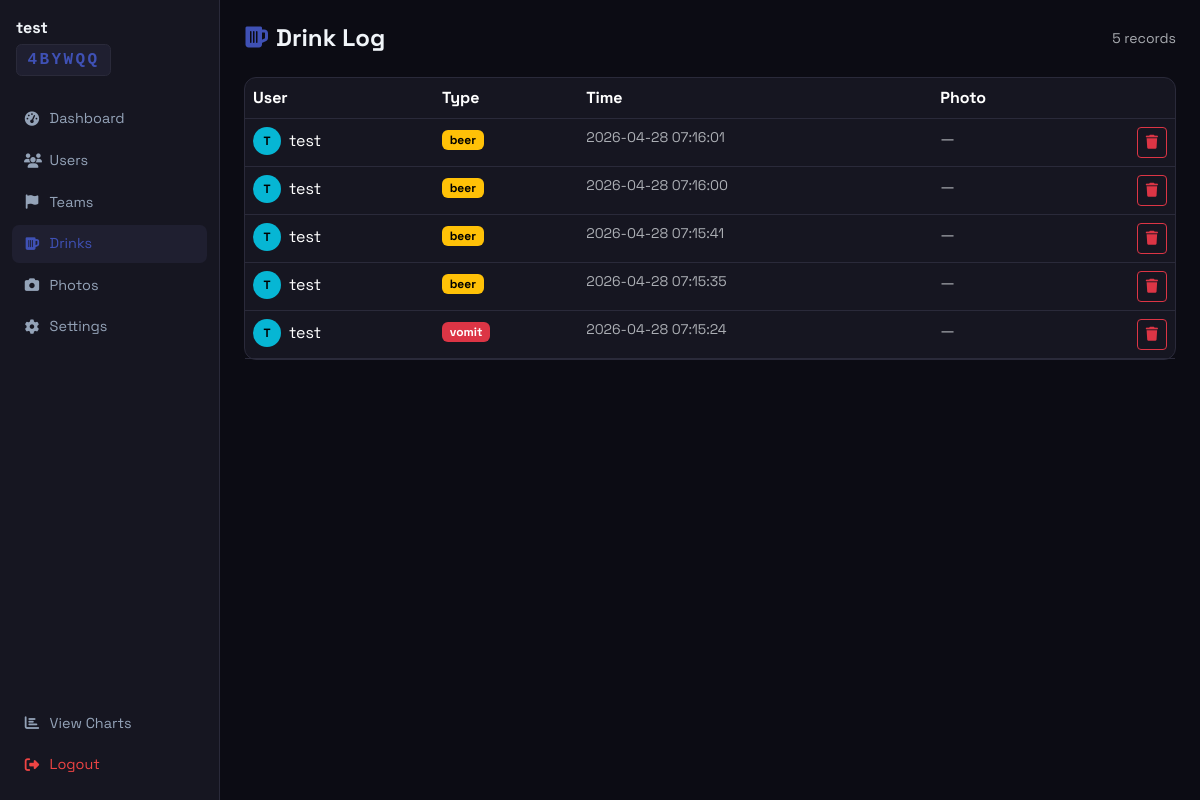
Screenshot of /admin/4BYWQQ/drinks (signed in) with the database file from the repository.
### models.py (models this page shows, shortened)
class DrinkSession(db.Model):
    __tablename__ = 'drink_session'
    id             = db.Column(db.Integer,    primary_key=True)
    code           = db.Column(db.String(6),  unique=True, nullable=False, index=True)
    name           = db.Column(db.String(100), nullable=False)
    chart_title    = db.Column(db.String(140), nullable=True)
    drink_label    = db.Column(db.String(60),  nullable=True)
    vomit_enabled  = db.Column(db.Boolean,    default=True, nullable=True)
    password_hash  = db.Column(db.String(256), nullable=False)
    is_open        = db.Column(db.Boolean,    default=True,  nullable=False)
    created_at     = db.Column(db.DateTime,   default=datetime.utcnow, nullable=False)
    users  = db.relationship('User',  back_populates='session', cascade='all, delete-orphan')
    teams  = db.relationship('Team',  back_populates='session', cascade='all, delete-orphan')
    drinks = db.relationship('Drink', back_populates='session', cascade='all, delete-orphan')

class User(db.Model):
    __tablename__ = 'user'
    id         = db.Column(db.String(36),  primary_key=True, default=lambda: str(uuid.uuid4()))
    session_id = db.Column(db.Integer,     db.ForeignKey('drink_session.id'), nullable=False)
    team_id    = db.Column(db.Integer,     db.ForeignKey('team.id'),          nullable=True)
    username   = db.Column(db.String(80),  nullable=False)
    color      = db.Column(db.String(7),   nullable=False, default='#3f51b5')
    joined_at  = db.Column(db.DateTime,    default=datetime.utcnow, nullable=False)
    session = db.relationship('DrinkSession', back_populates='users')
    team    = db.relationship('Team',         back_populates='users')
    drinks  = db.relationship('Drink',        back_populates='user', cascade='all, delete-orphan')

class Drink(db.Model):
    __tablename__ = 'drink'
    id         = db.Column(db.Integer,    primary_key=True)
    session_id = db.Column(db.Integer,    db.ForeignKey('drink_session.id'), nullable=False)
    user_id    = db.Column(db.String(36), db.ForeignKey('user.id'),          nullable=False)
    kind       = db.Column(db.String(6),  nullable=False)      # 'beer' | 'vomit'
    photo      = db.Column(db.String(200), nullable=True)      # filename, None if no selfie
    timestamp  = db.Column(db.DateTime,   default=datetime.utcnow, nullable=False)
    session = db.relationship('DrinkSession', back_populates='drinks')
    user    = db.relationship('User',         back_populates='drinks')
    __table_args__ = (
        db.Index('ix_drink_user_ts', 'user_id', 'timestamp'),
    )

### blueprints/admin.py (the view)
@admin_bp.route('/<code>/drinks')
@session_admin_required
def drinks(code):
    ds         = DrinkSession.query.filter_by(code=code).first()
    all_drinks = (Drink.query
                  .filter_by(session_id=ds.id)
                  .order_by(Drink.timestamp.desc())
                  .all())
    users_map  = {u.id: u for u in User.query.filter_by(session_id=ds.id).all()}
    return render_template('admin/drinks.html', ds=ds, drinks=all_drinks, users_map=users_map)

### blueprints/admin.py (called while the page is built)
def session_admin_required(f):
    @wraps(f)
    def decorated(*args, **kwargs):
        code = kwargs.get('code', '')
        if session.get('superadmin'):
            return f(*args, **kwargs)
        if session.get('session_admin', {}).get('code') != code:
            return redirect(url_for('admin.login', code=code))
        return f(*args, **kwargs)
    return decorated

### templates/admin/drinks.html (shortened to what this page needs)
{% extends 'admin/base.html' %}
{% block content %}
<div class="d-flex align-items-center justify-content-between mb-4">
    <h4 class="fw-bold mb-0"><i class="fas fa-beer-mug-empty text-amber me-2"></i>Drink Log</h4>
    <span class="text-muted small">{{ drinks | length }} records</span>
</div>
<div class="card">
    <div class="table-responsive">
        <table class="table table-hover mb-0">
            <thead>
                <tr>
                    <th>User</th>
                    <th>Type</th>
                    <th>Time</th>
                    <th>Photo</th>
                    <th></th>
                </tr>
            </thead>
            <tbody>
                {% for d in drinks %}
                {% set u = users_map.get(d.user_id) %}
                <tr id="row-{{ d.id }}">
                    <td>
                        <div class="d-flex align-items-center gap-2">
                            {% if u %}
                            <div class="user-avatar" style="background:{{ u.color }}; width:28px; height:28px; font-size:0.75rem;">
                                {{ u.username[0].upper() }}
                            </div>
                            <span>{{ u.username }}</span>
                            {% else %}
                            <span class="text-muted">Deleted user</span>
                            {% endif %}
                        </div>
                    </td>
                    <td>
                        <span class="badge {% if d.kind == 'beer' %}text-bg-warning{% else %}text-bg-danger{% endif %}">
                            {{ d.kind }}
                        </span>
                    </td>
                    <td class="text-muted small">{{ d.timestamp.strftime('%Y-%m-%d %H:%M:%S') }}</td>
                    <td>
                        {% if d.photo %}
                        <a href="{{ url_for('admin.serve_photo', code=ds.code, filename=d.photo) }}"
                           target="_blank" class="text-muted">
                            <i class="fas fa-image"></i>
                        </a>
                        {% else %}
                        <span class="text-muted">—</span>
                        {% endif %}
                    </td>
                    <td class="text-end">
                        <button class="btn btn-sm btn-outline-danger"
                                onclick="deleteDrink({{ d.id }})">
                            <i class="fas fa-trash"></i>
                        </button>
                    </td>
                </tr>
                {% else %}
                <tr><td colspan="5" class="text-muted text-center py-4">No drink records yet.</td></tr>
                {% endfor %}
            </tbody>
        </table>
    </div>
</div>
{% endblock %}

### templates/admin/base.html (shortened to what this page needs)
<!DOCTYPE html>
<html lang="en" data-bs-theme="dark">
<head>
    <link rel="stylesheet" href="https://cdn.jsdelivr.net/npm/bootstrap@5.3.3/dist/css/bootstrap.min.css">
    <link rel="stylesheet" href="https://cdnjs.cloudflare.com/ajax/libs/font-awesome/6.5.2/css/all.min.css">
    <link rel="stylesheet" href="{{ url_for('static', filename='style.css') }}">
</head>
<body>
<div class="d-flex" style="min-height: 100vh;">
    {% if ds is defined %}
    <aside class="admin-sidebar d-none d-md-flex">
        <div class="mb-4 px-1">
            <div class="fw-bold text-truncate">{{ ds.name }}</div>
            <div class="mt-1"><span class="session-code">{{ ds.code }}</span></div>
        </div>
        <nav class="d-flex flex-column gap-1 flex-grow-1">
            <a href="{{ url_for('admin.dashboard', code=ds.code) }}"
               class="admin-nav-link {% if request.endpoint == 'admin.dashboard' %}active{% endif %}">
                <i class="fas fa-gauge-high"></i> Dashboard
            </a>
            <a href="{{ url_for('admin.users', code=ds.code) }}"
               class="admin-nav-link {% if request.endpoint == 'admin.users' %}active{% endif %}">
                <i class="fas fa-users"></i> Users
            </a>
            <a href="{{ url_for('admin.teams', code=ds.code) }}"
               class="admin-nav-link {% if request.endpoint == 'admin.teams' %}active{% endif %}">
                <i class="fas fa-flag"></i> Teams
            </a>
            <a href="{{ url_for('admin.drinks', code=ds.code) }}"
               class="admin-nav-link {% if request.endpoint == 'admin.drinks' %}active{% endif %}">
                <i class="fas fa-beer-mug-empty"></i> Drinks
            </a>
            <a href="{{ url_for('admin.photos', code=ds.code) }}"
               class="admin-nav-link {% if request.endpoint == 'admin.photos' %}active{% endif %}">
                <i class="fas fa-camera"></i> Photos
            </a>
            <a href="{{ url_for('admin.settings', code=ds.code) }}"
               class="admin-nav-link {% if request.endpoint == 'admin.settings' %}active{% endif %}">
                <i class="fas fa-gear"></i> Settings
            </a>
        </nav>
        <div class="d-flex flex-column gap-1">
            <a href="{{ url_for('public.chart', code=ds.code) }}"
               class="admin-nav-link" target="_blank">
                <i class="fas fa-chart-bar"></i> View Charts
            </a>
            <a href="{{ url_for('admin.logout', code=ds.code) }}"
               class="admin-nav-link danger">
                <i class="fas fa-right-from-bracket"></i> Logout
            </a>
        </div>
    </aside>
    {% endif %}
    <div class="flex-grow-1 overflow-auto" style="background: var(--bg-base);">
        <div class="p-4">
            {% block content %}{% endblock %}
        </div>
    </div>
</div>
</body>
</html>

### static/style.css (style rules this page uses)
:root { --amber: #3f51b5; --amber-light: #5c6bc0; --amber-dark: #303f9f; --bg-base: #0c0c14; --bg-surface: #161621; --bg-elevated: #1f1f30; --border: #2a2a3a; --text-muted: #64748b; }
body { background-color: var(--bg-base); color: #f1f5f9; font-family: 'Space Grotesk', system-ui, -apple-system, BlinkMacSystemFont, sans-serif; }
.text-amber { color: var(--amber) !important; }
.card { background-color: var(--bg-surface); border: 1px solid var(--border); border-radius: 0.75rem; }
.user-avatar { width: 42px; height: 42px; border-radius: 50%; display: inline-flex; align-items: center; justify-content: center; font-weight: 800; font-size: 1rem; color: #000; flex-shrink: 0; }
.admin-sidebar { width: 220px; min-height: 100vh; background-color: var(--bg-surface); border-right: 1px solid var(--border); flex-shrink: 0; display: flex; flex-direction: column; padding: 1rem 0.75rem; }
.admin-nav-link { display: flex; align-items: center; gap: 0.6rem; padding: 0.5rem 0.75rem; border-radius: 0.45rem; color: #94a3b8; text-decoration: none; font-size: 0.9rem; transition: color 0.12s, background-color 0.12s; }
.admin-nav-link i { width: 1rem; text-align: center; }
.admin-nav-link:hover, .admin-nav-link.active { color: var(--amber); background-color: var(--bg-elevated); }
.admin-nav-link.danger { color: #ef4444; }
.session-code { font-family: 'Courier New', Courier, monospace; font-weight: 700; font-size: 1rem; color: var(--amber); background-color: var(--bg-elevated); border: 1px solid var(--border); padding: 0.2rem 0.65rem; border-radius: 0.35rem; letter-spacing: 0.15em; display: inline-block; }
.table { --bs-table-bg: transparent; --bs-table-border-color: var(--border); color: #f1f5f9; }

### rows the page displays
DrinkSession: name "test", code "4BYWQQ"
Drink: kind "beer", timestamp "2026-04-28 07:16:01"
User: username "T", username "test"
Drink: kind "beer", timestamp "2026-04-28 07:16:00"
Drink: kind "beer", timestamp "2026-04-28 07:15:41"
Drink: kind "beer", timestamp "2026-04-28 07:15:35"
Drink: kind "vomit", timestamp "2026-04-28 07:15:24"

### other values shown
{{ drinks | length }} "5"
